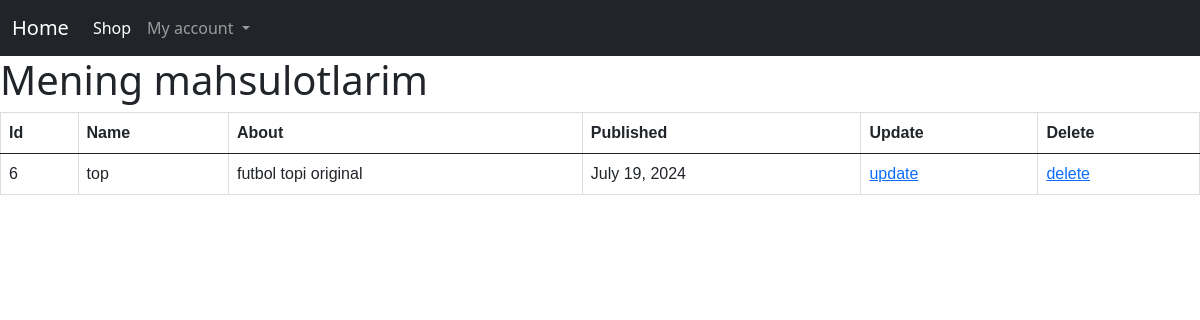
Page /myposts/ (signed in) on the committed database.
### main/models.py (models this page shows, shortened)
class Products(models.Model):
    name = models.CharField(max_length=100)
    description = models.CharField(max_length=250)
    price = models.IntegerField()
    created = models.DateTimeField(auto_now_add=True)
    author = models.ForeignKey(get_user_model(), on_delete=models.CASCADE)

### main/views.py (the view)
# urls.py: path('myposts/', MyPosts.as_view(), name='myposts'),
class MyPosts(ListView):
    model = Products
    template_name = 'main/myposts.html'

### templates/main/myposts.html (shortened to what this page needs)
{% extends 'base.html' %}
{% load static %}
{% block css %}
<link rel="stylesheet" href="{% static 'shop.css' %}">
{% endblock css %}
{% block content %}
    <h1>Mening mahsulotlarim</h1>
      <table class="table">
        <thead>
          <tr>
            <th scope="col">Id</th>
            <th scope="col">Name</th>
            <th scope="col">About</th>
            <th scope="col">Published</th>
            <th scope="col">Update</th>
            <th scope="col">Delete</th>
          </tr>
        </thead>
        <tbody>
            {% for post in object_list %}
                {% if post.author == request.user %}
                    <tr>
                        <td>{{ post.id }}</td>
                        <td>{{ post.name }}</td>
                        <td>{{ post.description }}</td>
                        <td>{{ post.created.date }}</td>
                        <td><a href="{% url 'postedit' post.pk %}">update</a></td>
                        <td><a href="{% url 'postdelete' post.pk %}">delete</a></td>
                    </tr>
                {% endif %}
          {% endfor %}
        </tbody>
      </table>
{% endblock content %}

### static/shop.css (style rules this page uses)
table { font-family: arial, sans-serif; border-collapse: collapse; width: 100%; }
td, th { border: 1px solid #dddddd; text-align: left; padding: 8px; }

### rows in the picture
Products: id "6", name "top", description "futbol topi original", created "July 19, 2024"
